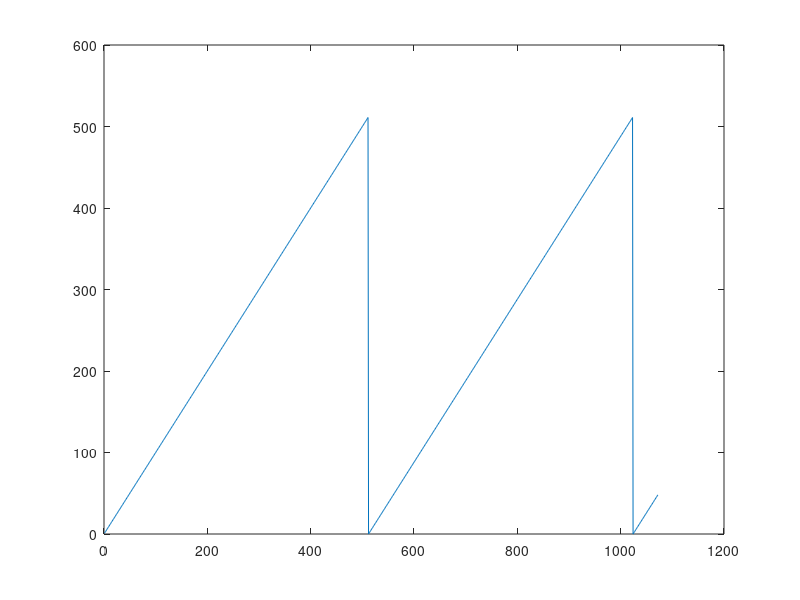
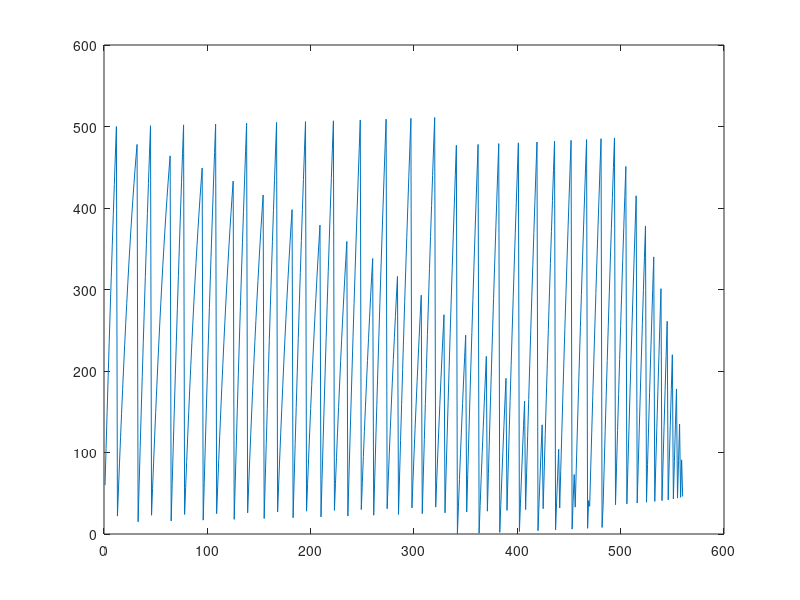
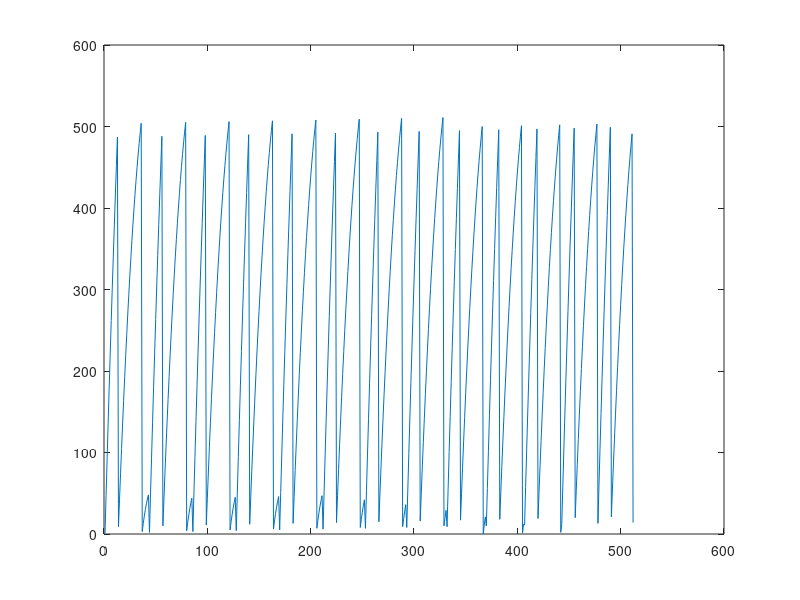
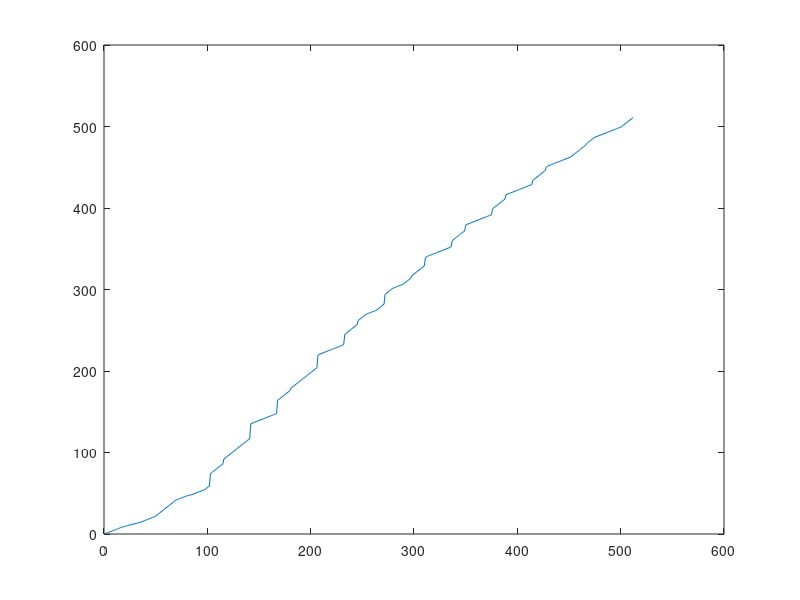

Source code (MATLAB) for these figures, in order:
clear;clc;close all;
I_bil = 1;
E = 1072;
T = 0;
while((T * (T + 1) /2) <= E)
    T = T + 1;
end
k = 1;
InterLeavingIput = zeros(1,E); 
InterLeavingOutput = zeros(T,T); 
for i = 1:length(InterLeavingIput)
    InterLeavingIput(i) = mod(i,512);
end
figure();plot(InterLeavingIput)
for i = 1:T+1
    for j = 1 : T+1-i
        if k < E+1
            InterLeavingOutput(i,j) = InterLeavingIput(k);
        else
            InterLeavingOutput(i,j) = -99;
        end
        k = k + 1;
    end
end
InterLeavingOutput1 = zeros(1,E); 
k = 1
for j = 1:T+1
    for i = 1 : T+1-j
        if InterLeavingOutput(i,j) ~= -99
            InterLeavingOutput1(k) = InterLeavingOutput(i,j);
            k = k+1;
        end
    end
end

InterLeavingOutput2(1,:) = InterLeavingOutput1(513: E);
figure();plot(InterLeavingOutput2)
InterLeavingOutput3(1,:) = InterLeavingOutput1(1:512);
figure();plot(InterLeavingOutput3)
InterLeavingOutput4 = sort(InterLeavingOutput3);
figure();plot(InterLeavingOutput4)
figure();plot(InterLeavingOutput3)